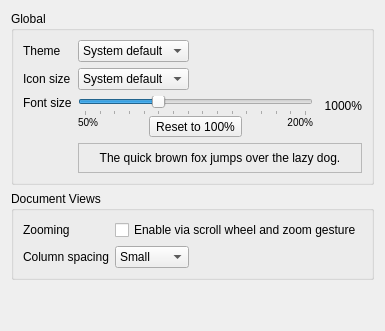
     <widget class="QWidget" name="iface">
      <attribute name="title">
       <string>Interface</string>
      </attribute>
      <layout class="QVBoxLayout" name="verticalLayout_5">
       <item>
        <widget class="QGroupBox" name="groupBox_2">
         <property name="title">
          <string>Global</string>
         </property>
         <layout class="QFormLayout" name="formLayout_4">
          <property name="fieldGrowthPolicy">
           <enum>QFormLayout::ExpandingFieldsGrow</enum>
          </property>
          <item row="0" column="0">
           <widget class="QLabel" name="label_23">
            <property name="text">
             <string>Theme</string>
            </property>
           </widget>
          </item>
          <item row="0" column="1">
           <widget class="QComboBox" name="w_theme">
            <item>
             <property name="text">
              <string>System default</string>
             </property>
            </item>
            <item>
             <property name="text">
              <string>Light</string>
             </property>
            </item>
            <item>
             <property name="text">
              <string>Dark</string>
             </property>
            </item>
           </widget>
          </item>
          <item row="1" column="0">
           <widget class="QLabel" name="label_15">
            <property name="text">
             <string>Icon size</string>
            </property>
           </widget>
          </item>
          <item row="2" column="0">
           <widget class="QLabel" name="label_14">
            <property name="text">
             <string>Font size</string>
            </property>
            <property name="alignment">
             <set>Qt::AlignLeading|Qt::AlignLeft|Qt::AlignTop</set>
            </property>
           </widget>
          </item>
          <item row="2" column="1">
           <layout class="QGridLayout" name="gridLayout">
            <property name="sizeConstraint">
             <enum>QLayout::SetMaximumSize</enum>
            </property>
            <property name="horizontalSpacing">
             <number>11</number>
            </property>
            <property name="verticalSpacing">
             <number>0</number>
            </property>
            <item row="0" column="0" colspan="3">
             <widget class="QSlider" name="w_font_size">
              <property name="sizePolicy">
               <sizepolicy hsizetype="Expanding" vsizetype="Fixed">
                <horstretch>10</horstretch>
                <verstretch>0</verstretch>
               </sizepolicy>
              </property>
              <property name="minimum">
               <number>5</number>
              </property>
              <property name="maximum">
               <number>20</number>
              </property>
              <property name="singleStep">
               <number>1</number>
              </property>
              <property name="pageStep">
               <number>1</number>
              </property>
              <property name="value">
               <number>10</number>
              </property>
              <property name="orientation">
               <enum>Qt::Horizontal</enum>
              </property>
              <property name="tickPosition">
               <enum>QSlider::TicksBelow</enum>
              </property>
              <property name="tickInterval">
               <number>1</number>
              </property>
             </widget>
            </item>
            <item row="0" column="3">
             <widget class="QLabel" name="w_font_size_percent">
              <property name="sizePolicy">
               <sizepolicy hsizetype="Fixed" vsizetype="Preferred">
                <horstretch>0</horstretch>
                <verstretch>0</verstretch>
               </sizepolicy>
              </property>
              <property name="text">
               <string notr="true">1000%</string>
              </property>
              <property name="alignment">
               <set>Qt::AlignRight|Qt::AlignTrailing|Qt::AlignVCenter</set>
              </property>
             </widget>
            </item>
            <item row="1" column="0">
             <widget class="QLabel" name="label_16">
              <property name="text">
               <string notr="true">&lt;small&gt;50%&lt;/small&gt;</string>
              </property>
              <property name="alignment">
               <set>Qt::AlignLeading|Qt::AlignLeft|Qt::AlignTop</set>
              </property>
             </widget>
            </item>
            <item row="1" column="1">
             <widget class="QToolButton" name="w_font_size_reset">
              <property name="text">
               <string>Reset to 100%</string>
              </property>
             </widget>
            </item>
            <item row="1" column="2">
             <widget class="QLabel" name="label_17">
              <property name="text">
               <string notr="true">&lt;small&gt;200%&lt;/small&gt;</string>
              </property>
              <property name="alignment">
               <set>Qt::AlignRight|Qt::AlignTop|Qt::AlignTrailing</set>
              </property>
             </widget>
            </item>
           </layout>
          </item>
          <item row="3" column="1">
           <widget class="QLabel" name="w_font_example">
            <property name="sizePolicy">
             <sizepolicy hsizetype="Expanding" vsizetype="Preferred">
              <horstretch>0</horstretch>
              <verstretch>0</verstretch>
             </sizepolicy>
            </property>
            <property name="frameShape">
             <enum>QFrame::StyledPanel</enum>
            </property>
            <property name="frameShadow">
             <enum>QFrame::Raised</enum>
            </property>
            <property name="text">
             <string>The quick brown fox jumps over the lazy dog.</string>
            </property>
            <property name="alignment">
             <set>Qt::AlignCenter</set>
            </property>
            <property name="wordWrap">
             <bool>true</bool>
            </property>
           </widget>
          </item>
          <item row="1" column="1">
           <widget class="QComboBox" name="w_icon_size">
            <item>
             <property name="text">
              <string>System default</string>
             </property>
            </item>
            <item>
             <property name="text">
              <string>Small</string>
             </property>
            </item>
            <item>
             <property name="text">
              <string>Big</string>
             </property>
            </item>
           </widget>
          </item>
         </layout>
        </widget>
       </item>
       <item>
        <widget class="QGroupBox" name="groupBox_3">
         <property name="title">
          <string>Document Views</string>
         </property>
         <layout class="QFormLayout" name="formLayout_5">
          <property name="fieldGrowthPolicy">
           <enum>QFormLayout::ExpandingFieldsGrow</enum>
          </property>
          <item row="0" column="0">
           <widget class="QLabel" name="label_19">
            <property name="text">
             <string>Zooming</string>
            </property>
           </widget>
          </item>
          <item row="0" column="1">
           <widget class="QCheckBox" name="w_wheelZoom">
            <property name="text">
             <string>Enable via scroll wheel and zoom gesture</string>
            </property>
           </widget>
          </item>
          <item row="1" column="0">
           <widget class="QLabel" name="label_18">
            <property name="text">
             <string>Column spacing</string>
            </property>
           </widget>
          </item>
          <item row="1" column="1">
           <widget class="QComboBox" name="w_columnSpacing">
            <item>
             <property name="text">
              <string>Small</string>
             </property>
            </item>
            <item>
             <property name="text">
              <string>Medium</string>
             </property>
            </item>
            <item>
             <property name="text">
              <string>Large</string>
             </property>
            </item>
           </widget>
          </item>
         </layout>
        </widget>
       </item>
       <item>
        <spacer name="verticalSpacer_6">
         <property name="orientation">
          <enum>Qt::Vertical</enum>
         </property>
         <property name="sizeType">
          <enum>QSizePolicy::Expanding</enum>
         </property>
         <property name="sizeHint" stdset="0">
          <size>
           <width>20</width>
           <height>40</height>
          </size>
         </property>
        </spacer>
       </item>
      </layout>
     </widget>
